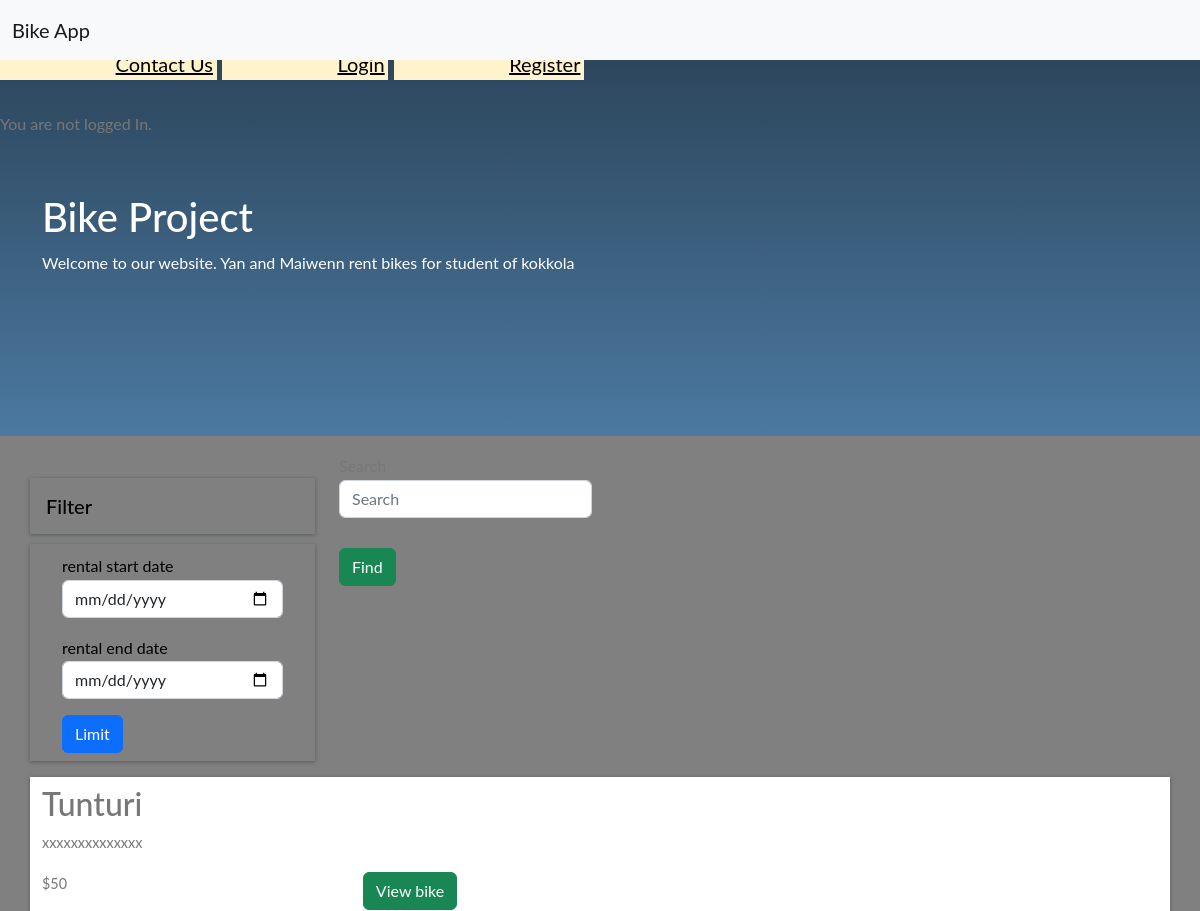
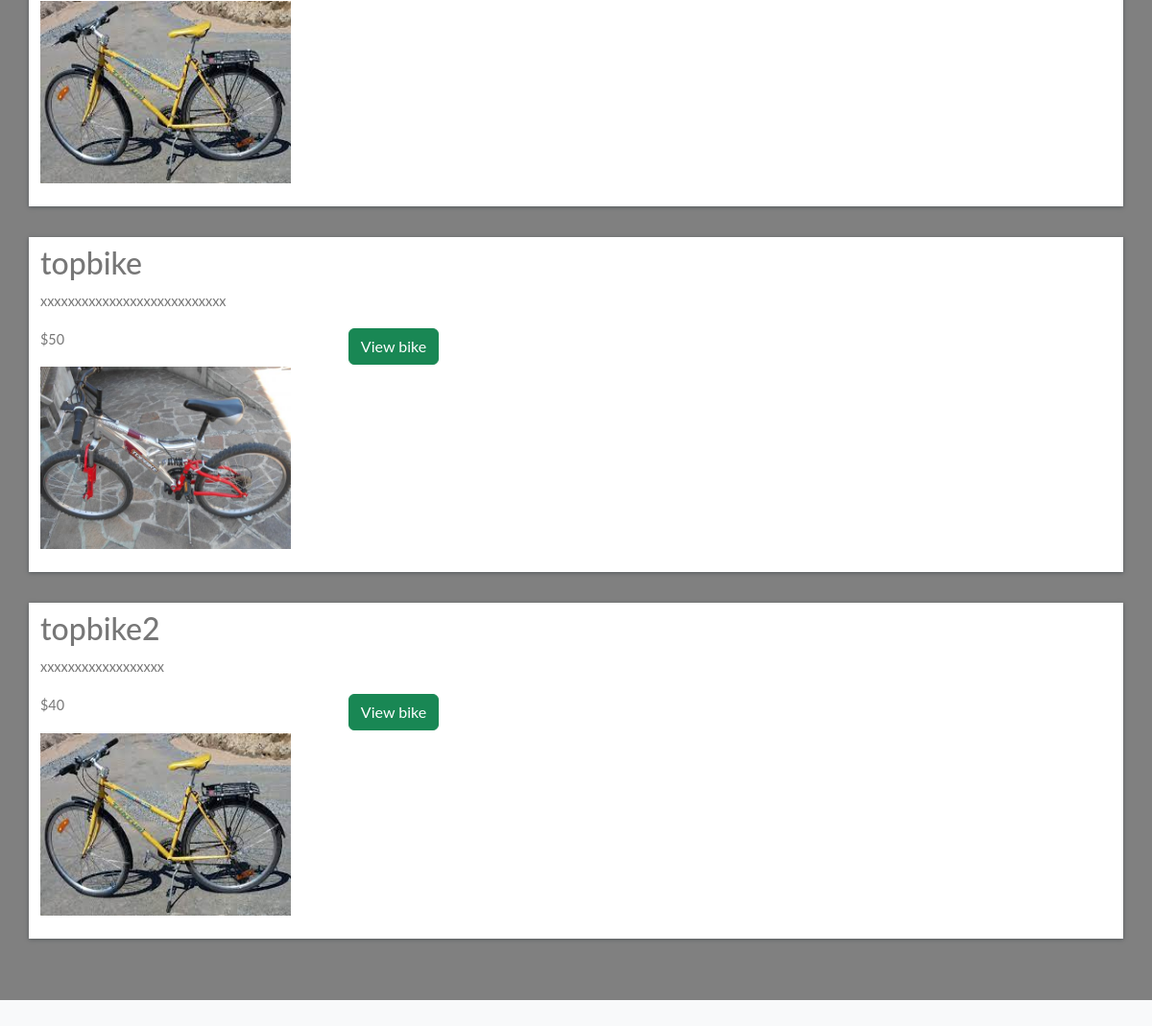
The page / on the database its author committed (2 pictures, top to bottom).
### bike/models.py (models this page shows, shortened)
class BaseModel (models.Model):
    uid=models.UUIDField(default=uuid.uuid4 , editable=False, primary_key=True)
    created_at = models.DateField(auto_now_add=True)
    updated_at = models.DateField(auto_now_add=True)
    class Meta:
        abstract = True

class Bike(BaseModel):
    brand = models.fields.CharField(max_length=100)
    bike_price = models.IntegerField()
    description= models.TextField()
    state = models.fields.CharField(choices=State.choices, max_length=5)
    color = models.fields.CharField(max_length=30)
    bike_count = models.IntegerField(default=10)

class bikeImage(BaseModel):
    bike= models.ForeignKey(Bike, related_name="images", on_delete=models.CASCADE)
    images = models.ImageField(upload_to='bike')

### bike/views.py (the view)
# urls.py: path('', home, name="home"),
def home(request):
    bikes_objs = Bike.objects.all()
    sort_by = request.GET.get('sort_by')
    search = request.GET.get('search')
    if sort_by:
        if sort_by == 'ASC':
            bikes_objs = bikes_objs.order_by('bike_price')
        elif sort_by == 'DSC':
            bikes_objs = bikes_objs.order_by('-bike_price')
    if search:
        bikes_objs = bikes_objs.filter(
            Q(brand__icontains = search) |
            Q(description__icontains = search) )
    context = {'bike_objs' : bikes_objs , 'sort_by' : sort_by
    , 'search' : search}
    return render(request , 'home.html' ,context)

### bike/templates/home.html (shortened to what this page needs)
{% extends "base.html" %}
{%  block start %}
<section class="colorful jumbotron mb-0" role="banner">
    <nav class="navbar navbar-expand-lg justify-content-between navbar-dark" role="navigation">
        <div class="navbar-brand">
            <a href="index.html">Bike
                <em>.</em>
            </a>
            <div class="right">
                <mark><a class="rr" href="{% url 'contact' %}">Contact Us</a></mark>
                <mark><a class="rr" href="{% url 'login_page' %}">Login</a></mark>
                <mark><a class="rr" href="{% url 'register_page' %}">Register</a></mark>
            </div>
        </div>
    </nav>
{% if request.user.is_authenticated %}
    <p>TERVETULOA, {{ request.user.username }}! You are connected!</p>
    <a href="{% url 'logout' %}" class="btn btn-primary">Logout</a>
{% else %}
    <p>You are not logged In.</p>
{% endif %}
    <div class="container bikes-container">
        <div class="row mt-2 justify-content-between">
            <div class="col-md-8 text-white align-self-center mb-2 p-4">
                <h1>Bike Project</h1>
                <span class=""> Welcome to our website. Yan and Maiwenn rent bikes for student of kokkola
                </span>
            </div>
        </div>
    </div>
</section>
<section class="search-container mb-5 pb-5">
    <div class="container">
        <div class="row">
            <div class="col-lg-3">
                <div class="row mt-2 justify-content-between">
                    <div class="filter-card">
                        <h5>Filter</h5>
                        <form action="#">
                            <div class="row form-group">
                                <div class="col-md-12">
                                    <label for="mintopay">rental start date</label>
                                    <p>
                                        <input type="date" name="checkin" id="checkin" class="form-control">
                                    </p>
                                </div>
                                <div class="col-md-12">
                                    <label for="maxtopay">rental end date</label>
                                    <p>
                                        <input type="date" name="checkout" id="checkout" class="form-control">
                                    </p>
                                </div>
                            </div>
                            <div class="row form-group">
                                <div class="col-md-12">
                                    <input type="submit" class="btn btn-primary btn-block" value="Limit">
                                </div>
                            </div>
                        </form>
                    </div>
                </div>
            </div>
            <div class="col-lg-9  px-4 mb-5">
                <form>
                <div class="row mt-3">
                    <div class="col-md-4">
                        <div class="form-inline">
                            <label class="" for="exampleFormControlSelect1">Search</label>
                            <input name="search" class="form-control" value="" placeholder="Search">
                        </div>
                    </div>
                    </div>
                    <div class="col-md-4">
                            <button style="margin-top: 30px;" type="submit" class="btn btn-success">Find</button>
                        </div>
                </div>
            {% for bike_obj in bike_objs %}
                <div class="row search-card-result">
  <h2>{{ bike_obj.brand }}</h2>
            <p>{{ bike_obj.description }}</p>
                    <div class="col-md-3">
                        <p>${{bike_obj.bike_price}}</p>
                        {% for image in bike_obj.images.all %}
                        <a href="/bike_detail/{{ bike_obj.uid }}">
                            <img class="img-fluid" src="{{ image.images.url }}" alt="Image du vélo">
                        </a>
                    {% endfor %}
                    </div>
                    <div class="col-md-2 border-left text-center more-offers">
                        <div class="btn btn-success">View bike </div>
                    </div>
                </div>
                {% endfor %}
            </div>
        </div>
</section>
{% endblock %}

### bike/templates/base.html (shortened to what this page needs)
<!doctype html>
<html lang="en">
  <head>
    <link href="https://cdn.jsdelivr.net/npm/bootstrap@5.2.0-beta1/dist/css/bootstrap.min.css" rel="stylesheet">
</head>
  <body class="bg-light" class="colorful">
<nav class="navbar fixed-top bg-light">
  <div class="container-fluid">
    <a class="navbar-brand" href="/">Bike App</a>
  </div>
</nav>
      {% block start %}
      {% endblock %}
  </body>
</html>

### bike/templates/base.html (style rules this page uses)
body { font-family: "Lato", Arial, sans-serif; font-weight: 400; font-size: 16px; line-height: 1.7; background: grey; color: #777; }
nav { margin-bottom: 1rem; }
nav a { color: black; -webkit-transition: 0.5s; -o-transition: 0.5s; transition: 0.5s; }
.colorful { background: #4b79a1; background: -webkit-linear-gradient(to bottom, #283e51, #4b79a1); background: linear-gradient(to bottom, #283e51, #4b79a1); border-radius: 0px; padding: 0px 0 1rem 0 !important; }
.bikes-container { padding: 0.5rem 0 7rem 0; }
.search-container { background: grey; }
.search-card-result { box-shadow: 0px 1px 4px rgba(41, 51, 57, 0.5); margin: 1rem 0; padding: 0.5rem 0; background-color: #fff; }
.search-card-result img { height: 190px; }
.search-card-result p { font-size: 0.9rem; }
.filter-card { padding: 0; background: grey; color: black; }
.filter-card h5 { margin: 10px 0; padding: 1rem; box-shadow: 0px 1px 4px rgba(41, 51, 57, 0.5); color: #000; }
.filter-card form { box-shadow: 0px 1px 4px rgba(41, 51, 57, 0.5); padding: 0.5rem 2rem; }
.rr { margin-left:90%; }
.right { width: 50%; }

### rows shown on the page
Bike: brand "Tunturi", description "xxxxxxxxxxxxxx", bike_price "50"
bikeImage: images (picture)
Bike: brand "topbike", description "xxxxxxxxxxxxxxxxxxxxxxxxxxx", bike_price "50"
bikeImage: images (picture)
Bike: brand "topbike2", description "xxxxxxxxxxxxxxxxxx", bike_price "40"
bikeImage: images (picture)
